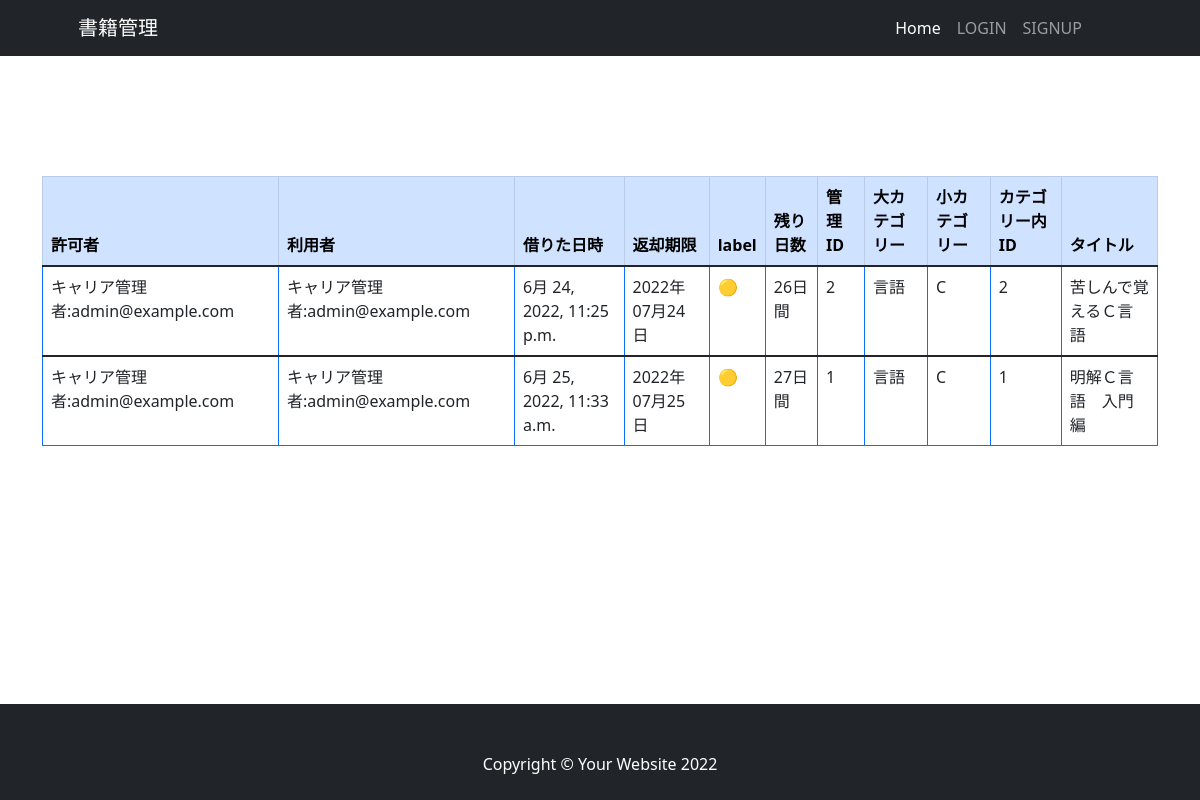
Page /list_status/ on the committed database.
### book_rental_app/models.py (models this page shows, shortened)
class LendingStatus(models.Model):
    checkout_date = models.DateTimeField(auto_now_add=True, verbose_name='貸し出し日')
    returned_date = models.DateTimeField(auto_now=True, verbose_name='返却日')
    book = models.ForeignKey(Books, on_delete=models.PROTECT, verbose_name='貸し出された書籍')
    borrower_user = models.ForeignKey(User, on_delete=models.PROTECT, related_name='status_borrower', verbose_name='本を借りた人')
    lender_user = models.ForeignKey(User, on_delete=models.PROTECT, related_name='status_lender', verbose_name='貸出許可を出した人')
    is_returned = models.BooleanField(default=False, help_text='本が返されたらTrue', verbose_name='返されたかどうかのラベル')
    def get_due_date(self):
        due_date = self.checkout_date + relativedelta(months=1)
        return due_date
    def get_grace_period(self):
        grace_period = self.get_due_date().date()-dt.date.today()
        return grace_period.days
    def get_is_over(self):
        today = dt.date.today()
        if today > self.get_due_date().date():
            return True
        else:
            return False
    class Meta:
        db_table = 'LendingStatus'
        verbose_name = '貸出状況'
        verbose_name_plural = '貸出状況'

class Books(models.Model):
    manage_id = models.IntegerField(verbose_name='書籍管理用ID', blank=True, null=True)
    id_in_category = models.IntegerField(verbose_name='カテゴリーにおけるID', blank=True, null=True)
    title = models.CharField(max_length=255, verbose_name='Book Title')
    category = models.ForeignKey(SmallCategory, on_delete=models.SET_NULL, blank=True, null=True, verbose_name='Small Categroy name')
    borrower_user = models.ForeignKey(User, on_delete=models.SET_NULL, blank=True, null=True, related_name='borrowing_books', verbose_name='本を借りた人')
    lender_user = models.ForeignKey(User, on_delete=models.SET_NULL, blank=True, null=True, related_name='lending_books', verbose_name='貸出許可を出した人')
    is_rental = models.BooleanField(default=False, help_text='借りられたらTrue', verbose_name='貸出中ラベル')
    created_at = models.DateTimeField(auto_now_add=True, verbose_name='書籍追加された日時')
    class Meta:
        db_table = 'Books'
        verbose_name = '書籍情報'
        verbose_name_plural = '書籍情報'

class SmallCategory(models.Model):
    large_category = models.ForeignKey(LargeCategory, on_delete=models.SET_NULL, blank=True, null=True, verbose_name='Large Categroy name')
    name = models.CharField(max_length=25, verbose_name='Small Categroy name')
    def __str__(self):
        return self.name
    class Meta:
        db_table = 'Small_Category'
        verbose_name = '小カテゴリー'
        verbose_name_plural = '小カテゴリー'

class LargeCategory(models.Model):
    name = models.CharField(max_length=25, verbose_name='Large Categroy name')
    def __str__(self):
        return self.name
    class Meta:
        db_table = 'Large_Category'
        verbose_name = '大カテゴリー'
        verbose_name_plural = '大カテゴリー'

### register/models.py (models this page shows, shortened)
class User(AbstractBaseUser, PermissionsMixin):
    email = models.EmailField(_('email address'), unique=True)
    first_name = models.CharField(_('first name'), max_length=30, blank=True)
    last_name = models.CharField(_('last name'), max_length=150, blank=True)
    is_staff = models.BooleanField(
        _('staff status'),
        default=False,
        help_text=_(
            'Designates whether the user can log into this admin site.'),
    )
    is_active = models.BooleanField(
        _('active'),
        default=True,
        help_text=_(
            'Designates whether this user should be treated as active. '
            'Unselect this instead of deleting accounts.'
        ),
    )
    date_joined = models.DateTimeField(_('date joined'), default=timezone.now)
    """
    5冊目での貸出上限フラグ追加
    """
    rental_limit = models.BooleanField(default=False, help_text='5冊以上借りたらTrue', verbose_name='貸出上限フラグ')
    """
    借りているかどうかでフラグ追加
    """
    is_borrowing = models.BooleanField(default=False, help_text='本を借りていればTrue', verbose_name='本を借りている人/is_borrowing')
    objects = CustomUserManager()
    EMAIL_FIELD = 'email'
    USERNAME_FIELD = 'email'
    REQUIRED_FIELDS = []
    class Meta:
        verbose_name = _('user')
        verbose_name_plural = _('users')
    def __str__(self):
        return self.last_name + self.first_name + ':' + self.email

### book_rental_app/views/lender_views.py (the view)
# urls.py: path('list_status/', views.list_status, name='list_status'),
def list_status(request):
    lending_status = LendingStatus.objects.filter(is_returned=False).order_by('checkout_date', 'borrower_user')
    context = {
        'lending_status': lending_status,
    }
    return render(request, 'lender/list_status/list_status.html', context)

### book_rental_app/templates/lender/list_status/list_status.html (shortened to what this page needs)
{% extends 'lender/base.html' %}
{% load custom_tag %}
{% block content %}
        <section class="pt-4">
            <div class="container">
                <table class="table table-bordered border-primary table-hover">
                  <thead class="table-primary">
                    <tr>
                      <th scope="col">許可者</th>
                      <th scope="col">利用者</th>
                      <th scope="col">借りた日時</th>
                      <th scope="col">返却期限</th>
                      <th scope="col" width="3%">label</th>
                      <th scope="col">残り日数</th>
                      <th scope="col">管理ID</th>
                      <th scope="col">大カテゴリー</th>
                      <th scope="col">小カテゴリー</th>
                      <th scope="col">カテゴリー内ID</th>
                      <th scope="col">タイトル</th>
                    </tr>
                  </thead>
                  {% if lending_status %}
                  {% for status in lending_status %}
                  {% if not status.is_returned %}
                  <tbody>
                    <tr>
                        <td>{{ status.lender_user }}</td>
                        <td>{{ status.lender_user }}</td>
                        <td>{{ status.checkout_date }}</td>
                        <td>{{ status.get_due_date | date:"Y年m月j日" }}</td>
                        {% if not status.get_is_over %}
                        {% if status.get_grace_period >= 28 %}
                        <td>🟢</td>
                        {% elif status.get_grace_period >= 14 %}
                        <td>🟡</td>
                        {% elif status.get_grace_period >= 3 %}
                        <td>🟠</td>
                        {% elif status.get_grace_period == 0 %}
                        <td>🔴</td>
                        {% endif %}
                        {% else %}
                        <td>❌</td>
                        {% endif %}
                        {% if status.get_grace_period >= 0 %}
                        <td>{{ status.get_grace_period }}日間</td>
                        {% else %}
                        <td>延滞{% multiplication -1 status.get_grace_period %}日間</td>
                        {% endif %}
                        <td>{{ status.book.manage_id }}</td>
                        <td>{{ status.book.category.large_category }}</td>
                        <td>{{ status.book.category }}</td>
                        <td>{{ status.book.id_in_category }}</td>
                        <td>{{ status.book.title }}</td>
                    </tr>
                  </tbody>
                  {% endif %}
                  {% endfor %}
                  {% else %}
                  <h3>書籍を借りている人は居ません。</h3>
                  {% endif %}
                </table>
            </div>
        </section>
{% endblock %}

### static/css/mystyle.css (style rules this page uses)
body { margin: 0; padding: 0; position: relative; padding-bottom: 120px; }
section { margin-top: 6rem; }

### rows in the picture
LendingStatus: lender_user "キャリア管理者:admin@example.com", checkout_date "6月 24, 2022, 11:25 p.m.", get_due_date "2022年07月24日", get_grace_period "26", book.manage_id "2", book.category.large_category "言語", book.category "C", book.id_in_category "2", book "苦しんで覚えるＣ言語"
LendingStatus: lender_user "キャリア管理者:admin@example.com", checkout_date "6月 25, 2022, 11:33 a.m.", get_due_date "2022年07月25日", get_grace_period "27", book.manage_id "1", book.category.large_category "言語", book.category "C", book.id_in_category "1", book "明解Ｃ言語 入門編"
